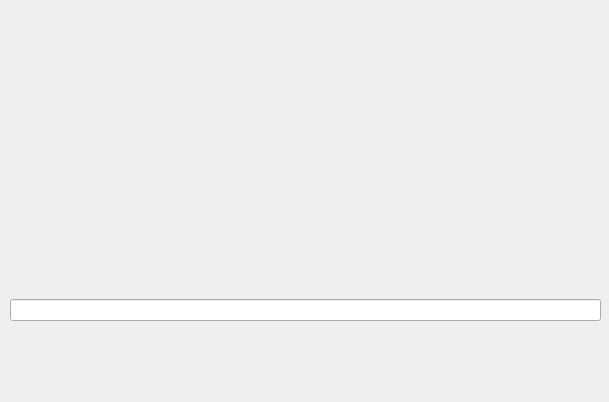
<?xml version="1.0" encoding="UTF-8"?>
<ui version="4.0">
 <class>Form</class>
 <widget class="QWidget" name="Form">
  <property name="geometry">
   <rect>
    <x>0</x>
    <y>0</y>
    <width>609</width>
    <height>402</height>
   </rect>
  </property>
  <property name="windowTitle">
   <string>Form</string>
  </property>
  <widget class="QWidget" name="verticalLayoutWidget">
   <property name="geometry">
    <rect>
     <x>10</x>
     <y>10</y>
     <width>291</width>
     <height>211</height>
    </rect>
   </property>
   <layout class="QVBoxLayout" name="leftLayout"/>
  </widget>
  <widget class="QWidget" name="verticalLayoutWidget_2">
   <property name="geometry">
    <rect>
     <x>310</x>
     <y>10</y>
     <width>291</width>
     <height>211</height>
    </rect>
   </property>
   <layout class="QVBoxLayout" name="rightLayout"/>
  </widget>
  <widget class="QWidget" name="verticalLayoutWidget_3">
   <property name="geometry">
    <rect>
     <x>10</x>
     <y>230</y>
     <width>591</width>
     <height>161</height>
    </rect>
   </property>
   <layout class="QVBoxLayout" name="downLayout">
    <item>
     <widget class="QLineEdit" name="lineEdit"/>
    </item>
   </layout>
  </widget>
 </widget>
 <resources/>
 <connections/>
</ui>
